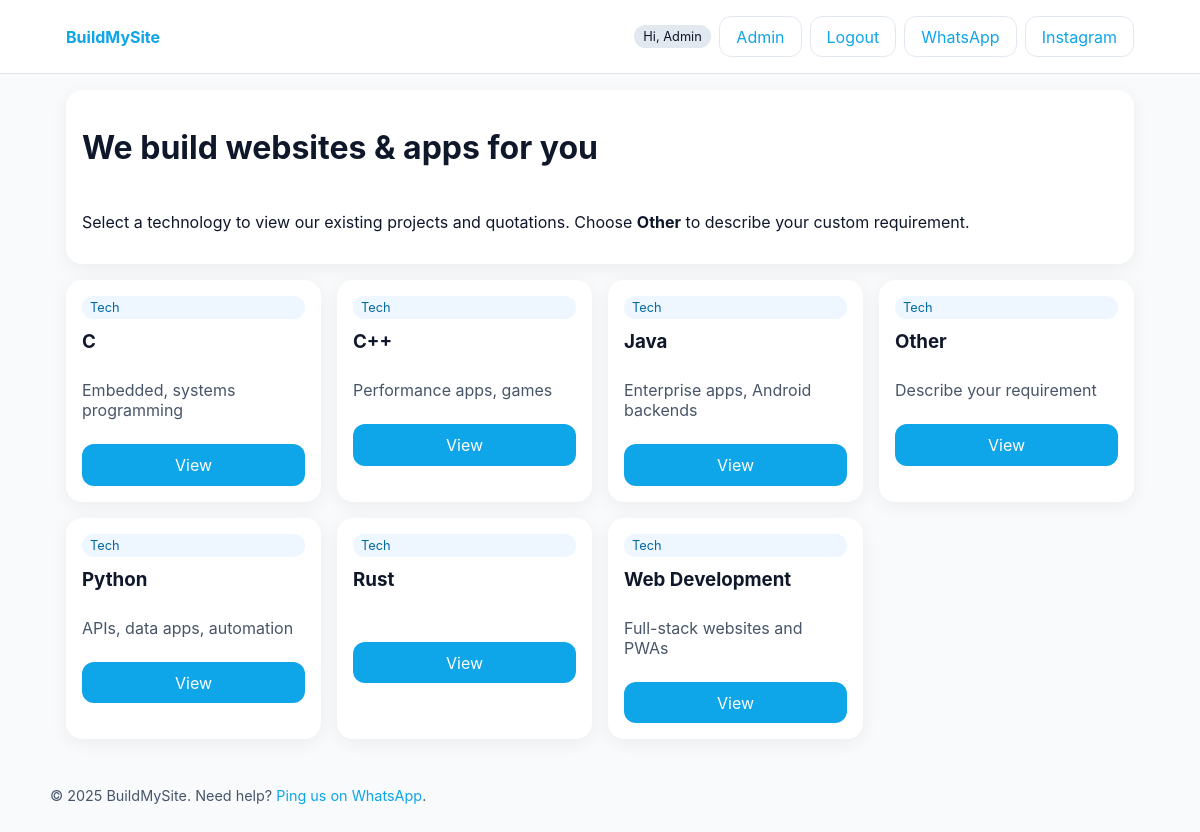
Screenshot of / (signed in) with the database file from the repository.
### app.py (models this page shows, shortened)
class User(db.Model, UserMixin):
    id = db.Column(db.Integer, primary_key=True)
    name = db.Column(db.String(120), nullable=False)
    email = db.Column(db.String(120), unique=True, nullable=False)
    password_hash = db.Column(db.String(255), nullable=False)
    is_admin = db.Column(db.Boolean, default=False)

class TechLanguage(db.Model):
    id = db.Column(db.Integer, primary_key=True)
    name = db.Column(db.String(120), unique=True, nullable=False)
    description = db.Column(db.Text, default='')
    is_active = db.Column(db.Boolean, default=True)

### app.py (the view)
@app.route('/')
def index():
    techs = TechLanguage.query.filter_by(is_active=True).order_by(TechLanguage.name.asc()).all()
    return render_template('client/index.html', techs=techs)

### app.py (called while the page is built, shortened)
@login_manager.user_loader
def load_user(user_id):
    return User.query.get(int(user_id))

@app.before_request
def ensure_admin_seed():
    db.create_all()
    admin = User.query.filter_by(email=app.config['ADMIN_EMAIL']).first()

@app.context_processor
def inject_social_links():
    return dict(
        WHATSAPP_LINK='https://wa.me/919876543210',
        INSTAGRAM_LINK='https://instagram.com/your_handle'
    )

### templates/client/index.html
{% extends 'base.html' %}
{% block content %}
<header class="card" style="margin-bottom:1rem">
  <h1>We build websites & apps for you</h1>
  <p>Select a technology to view our existing projects and quotations. Choose <strong>Other</strong> to describe your custom requirement.</p>
</header>
<div class="grid grid-3">
  {% for tech in techs %}
    <div class="card">
      <div class="badge">Tech</div>
      <h3>{{ tech.name }}</h3>
      <p style="color:#475569">{{ tech.description or '' }}</p>
      <a class="btn primary" href="{{ url_for('tech_projects', tech_id=tech.id) }}">View</a>
    </div>
  {% endfor %}
</div>
{% endblock %}

### templates/base.html (shortened to what this page needs)
<!doctype html>
<html lang="en">
<head>
  <link rel="stylesheet" href="{{ url_for('static', filename='css/styles.css') }}">
</head>
<body>
  <nav class="nav">
    <div class="container nav-inner">
      <a href="{{ url_for('index') }}" class="logo"><strong>BuildMySite</strong></a>
      <div style="display:flex; gap:.5rem; align-items:center">
        {% if current_user.is_authenticated %}
          <span class="chip">Hi, {{ current_user.name }}</span>
          {% if current_user.is_admin %}
            <a class="btn" href="{{ url_for('admin_dashboard') }}">Admin</a>
          {% endif %}
          <a class="btn" href="{{ url_for('logout') }}">Logout</a>
        {% else %}
          <a class="btn" href="{{ url_for('login') }}">Login</a>
          <a class="btn" href="{{ url_for('register') }}">Sign Up</a>
        {% endif %}
        <a class="btn" target="_blank" rel="noreferrer" href="{{ WHATSAPP_LINK }}">WhatsApp</a>
        <a class="btn" target="_blank" rel="noreferrer" href="{{ INSTAGRAM_LINK }}">Instagram</a>
      </div>
    </div>
  </nav>
  <main class="container">
    {% block content %}{% endblock %}
  </main>
  <footer class="container footer">
    <div>© {{ 2025 }} BuildMySite. Need help? <a href="{{ WHATSAPP_LINK }}" target="_blank">Ping us on WhatsApp</a>.</div>
  </footer>
</body>
</html>

### static/css/styles.css (style rules this page uses)
:root { --brand:#0ea5e9; --text:#0f172a; --muted:#475569; --bg:#f8fafc; }
* { box-sizing:border-box }
body { font-family:Inter,system-ui,-apple-system,Segoe UI,Roboto,Ubuntu,"Helvetica Neue",Arial,"Noto Sans",sans-serif; margin:0; color:var(--text); background:var(--bg) }
a { color:var(--brand); text-decoration:none }
.container { max-width:1100px; margin:0 auto; padding:1rem }
.grid { display:grid; gap:1rem }
.grid-3 { grid-template-columns:repeat(auto-fill,minmax(220px,1fr)) }
.card { background:#fff; border-radius:16px; box-shadow:0 4px 18px rgba(2,8,23,.06); padding:1rem; display:flex; flex-direction:column; gap:.5rem }
.card h3 { margin:.2rem 0 }
.badge { display:inline-block; padding:.25rem .5rem; background:#eef6ff; color:#0369a1; border-radius:999px; font-size:.8rem }
.btn { display:inline-flex; align-items:center; justify-content:center; gap:.5rem; padding:.6rem 1rem; border-radius:12px; border:1px solid #e2e8f0; cursor:pointer }
.btn.primary { background:var(--brand); color:#fff; border-color:transparent }
.nav { background:#fff; border-bottom:1px solid #e2e8f0 }
.nav-inner { display:flex; align-items:center; justify-content:space-between }
.footer { padding:2rem 0; color:var(--muted); font-size:.9rem }
.chip { background:#e2e8f0; border-radius:999px; padding:.25rem .6rem; font-size:.8rem }

### rows the page displays
User: name "Admin"
TechLanguage: name "C", description "Embedded, systems programming"
TechLanguage: name "C++", description "Performance apps, games"
TechLanguage: name "Java", description "Enterprise apps, Android backends"
TechLanguage: name "Other", description "Describe your requirement"
TechLanguage: name "Python", description "APIs, data apps, automation"
TechLanguage: name "Rust"
TechLanguage: name "Web Development", description "Full-stack websites and PWAs"

### other values shown
{{ 2025 }} "2025"
